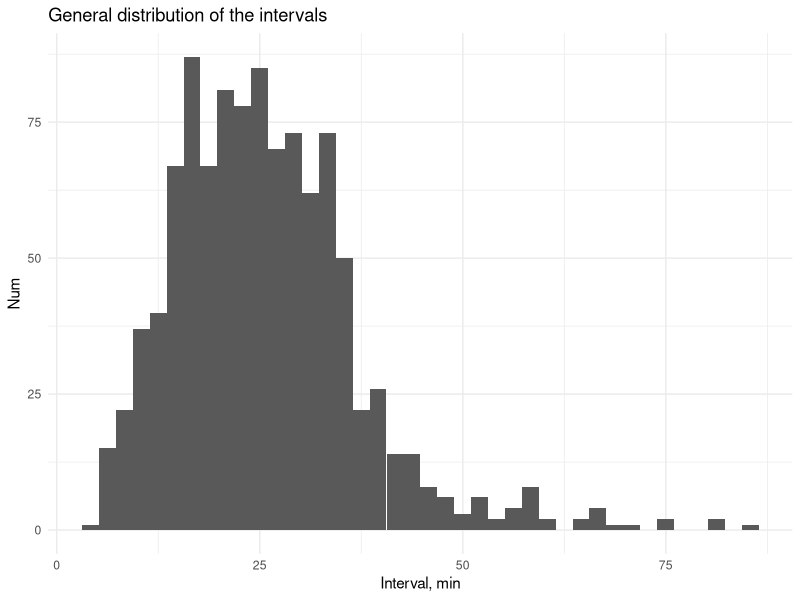
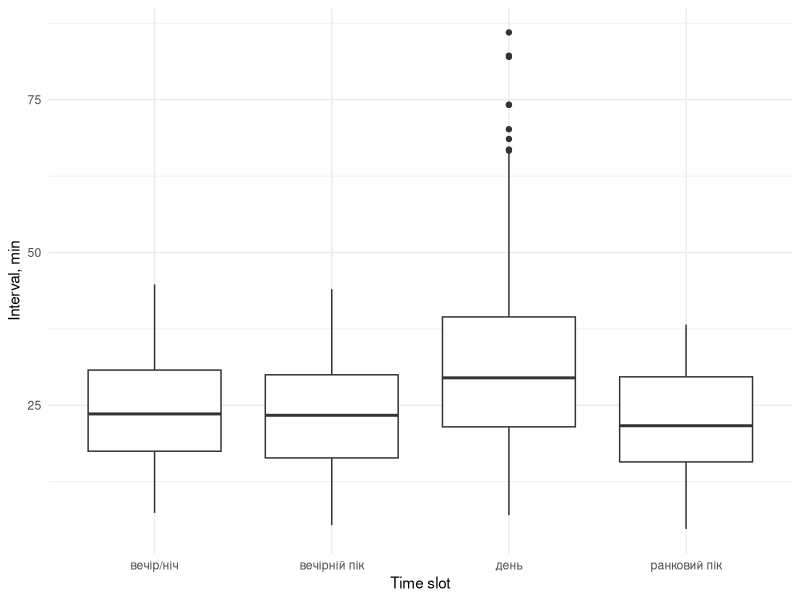
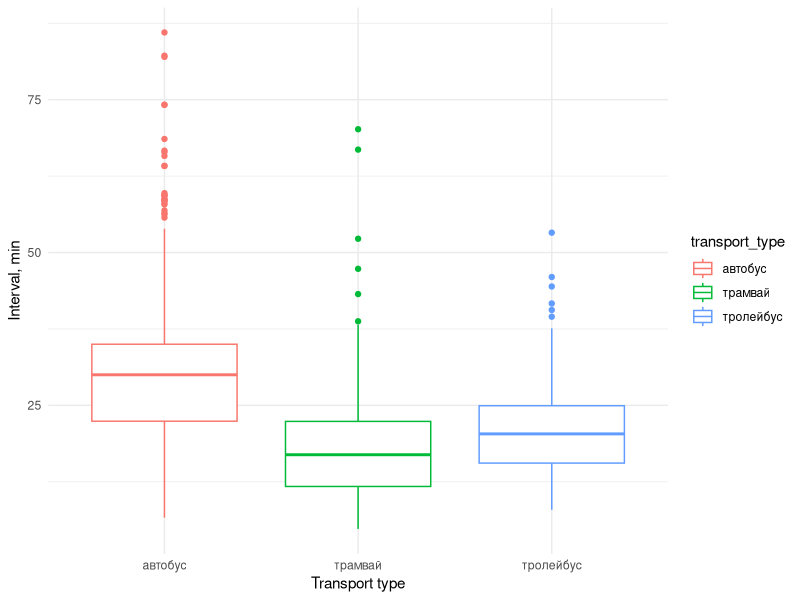
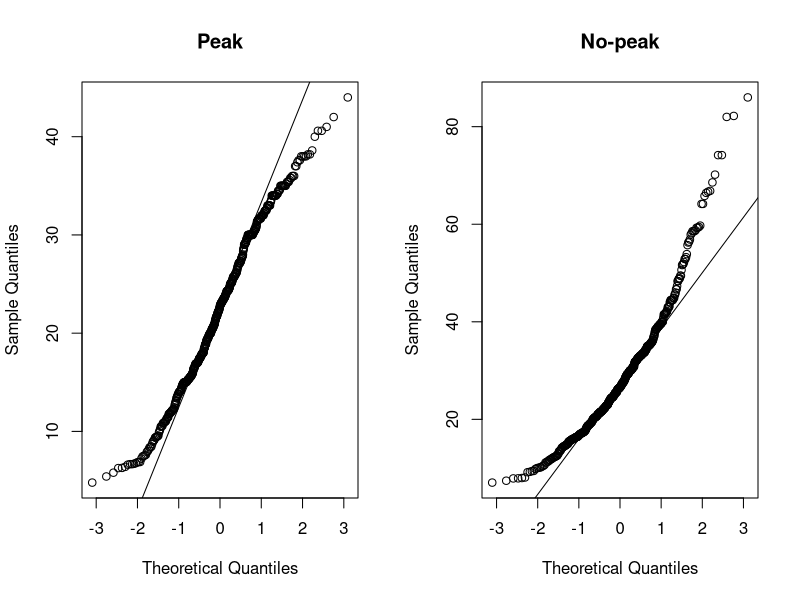

Source code (R) for these figures, in order:
## ---- chunk 1
#| output: false 
library(tidyverse)
library(here)
library(ggplot2)

d <- readr::read_csv("data/processed/analysis_table.csv") |>
  filter(n_departures >= 5)   # -- here we read the data and filter roots with less then 5 departures, in order to have less variance of our data and see the picture more clear. 
## ---- chunk 2

# -- General distribution of the intervals 
ggplot(d, aes(sched_headway_min)) +
  geom_histogram(bins = 40) +
  labs(title = "General distribution of the intervals", x = "Interval, min", y = "Num") +
  theme_minimal()

# -- Interval by time
ggplot(d, aes(time_slot, sched_headway_min)) +
  geom_boxplot() +
  labs(x = "Time slot", y = "Interval, min") +
  theme_minimal()

#Interval by transport type
ggplot(d, aes(transport_type, sched_headway_min, color = transport_type))+
  geom_boxplot()+
  labs(x = "Transport type", y = "Interval, min")+
  theme_minimal()

# -- Summary
d |>
  group_by(peak) |>
  summarise(n = n(), median = median(sched_headway_min), mean = mean(sched_headway_min), sd = sd(sched_headway_min))
## ---- chunk 3
# Shapiro for every group
d |> group_by(peak) |>
  summarise(shapiro_p = shapiro.test(sched_headway_min)$p.value)

# QQ-plot
par(mfrow = c(1, 2))
qqnorm(d$sched_headway_min[d$peak == TRUE],  main = "Peak");   qqline(d$sched_headway_min[d$peak == TRUE])
qqnorm(d$sched_headway_min[d$peak == FALSE], main = "No-peak"); qqline(d$sched_headway_min[d$peak == FALSE])
par(mfrow = c(1, 1))
## ---- chunk 4
wilcox.test(sched_headway_min ~ peak, data = d)
## ---- chunk 5
# -- H2: is there any difference between time slots during the day?
kruskal.test(sched_headway_min ~ factor(time_slot), data = d)

# --  H2: is there any difference between the transport types?
kruskal.test(sched_headway_min ~ factor(transport_type), data = d)
## ---- chunk 6
#--Which pairs are different
pairwise.wilcox.test(d$sched_headway_min, d$time_slot,     p.adjust.method = "holm")
pairwise.wilcox.test(d$sched_headway_min, d$transport_type, p.adjust.method = "holm")
## ---- chunk 7
 d |> 
  group_by(time_slot) |> 
  summarize(median = median(sched_headway_min), mean = mean(sched_headway_min), sd = sd(sched_headway_min))
## ---- chunk 8
d |> group_by(transport_type) |>
  summarise(median = median(sched_headway_min)) |>
  arrange(median)
